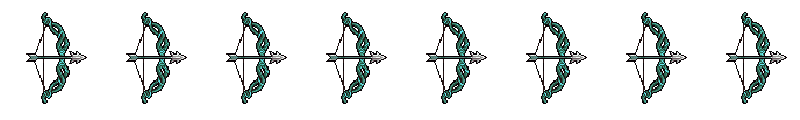
#> input picture design/pixel/concept-sheet-1-new/animated/item-bow-epic-1-teal.png, 800 x 120 px
$ python fit_blade.py animated/item-bow-epic-1-teal.png animated/evo-soul_reaper-0-base.png
#> lines starting #> are read from the running program, lines starting #| are printed output that depends on the picture; after the words box and inside, x2 and y2 are one past the last pixel; in counts of white or black regions, pixels touching at a corner belong together
#> in main, a is the input picture: shape (120, 800, 4); mean R, G, B, A 5.3, 8.2, 7.5, 29.9
"""Fits the blade path the live motion runs along (a cubic spine plus half-width) to a sprite.

Reads a sprite's 'blade' pixels (a colour test per sprite), orders them along their principal curve,
least-squares fits a cubic bezier (chord-length parameters, endpoints kept) and prints the four control
points in item-box units (2 units per sprite pixel) and the base half-width, ready for makeBlade in
art/vector/items.ts (EVOLUTION_GEO).

Usage: py fit_blade.py <sprite.png> <soul_reaper|flameblade|dagger|hammer> [--plot out.png]
"""
from __future__ import annotations
import sys
import numpy as np
from PIL import Image
from scipy import ndimage
from skimage import measure, morphology

def blade_mask(a: np.ndarray, kind: str) -> np.ndarray:
#> called with kind = 'animated/evo-soul_reaper-0-base.png'
    rgb = a[..., :3].astype(int); op = a[..., 3] > 0
#> after `op = a[..., 3] > 0`:
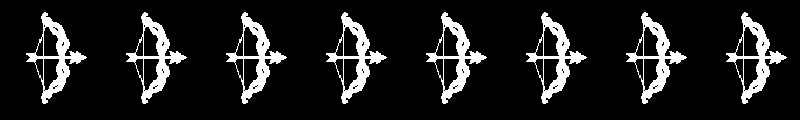
#> op: shape (120, 800) bool; 11.7% white; 8 white regions, largest, box (x1, y1, x2, y2) and area: (26, 12, 87, 104) 1408, (126, 12, 187, 104) 1408, (226, 12, 287, 104) 1408
    r, g, b = rgb[..., 0], rgb[..., 1], rgb[..., 2]
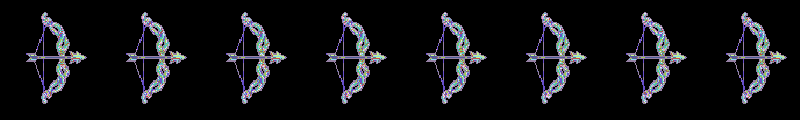
#> r: shape (120, 800) int64; 17 distinct labels, from 0 to 242; one colour per label, 0 black
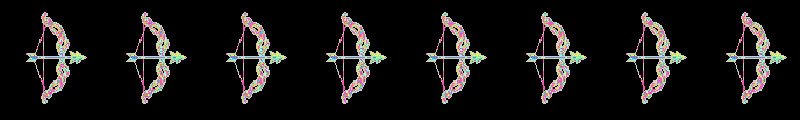
#> g: shape (120, 800) int64; 17 distinct labels, from 0 to 241; one colour per label, 0 black
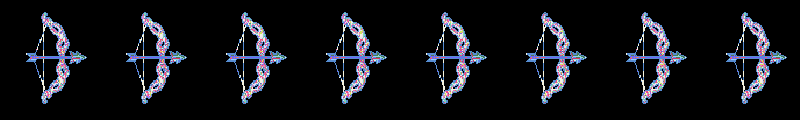
#> b: shape (120, 800) int64; 17 distinct labels, from 0 to 245; one colour per label, 0 black
    lum = (0.3 * r + 0.59 * g + 0.11 * b)
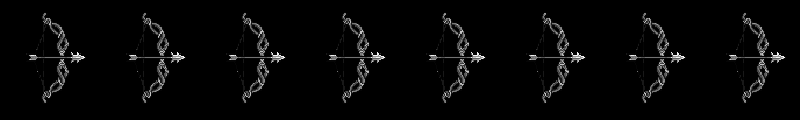
#> lum: shape (120, 800) float64; min 0, max 241.1, mean 7.2
    white = (rgb == 255).all(-1)
#> white: shape (120, 800) bool; every value is 0
    if kind == "soul_reaper":   # pale steel blade: light, slightly blue/grey
        return op & ~white & (lum > 150) & (b >= r - 5)
    if kind == "flameblade":    # the flame blade: warm, bright
        return op & (r > 200) & (g > 90) & (b < 140)
    if kind == "dagger":        # violet blades
        return op & (b > 150) & (r > 100) & (g < 120)
    return op & (lum > 90)      # hammer: bronze head/handle
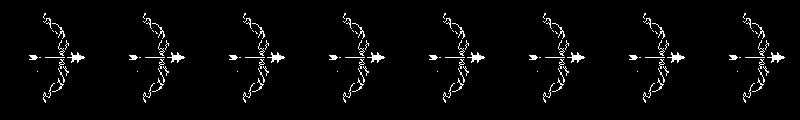
#> returned value: shape (120, 800) bool; 3.2% white in thin lines or dots, all inside (x1, y1, x2, y2) = (29, 13, 785, 103)

def main() -> None:
    a = np.array(Image.open(sys.argv[1]).convert("RGBA"))
    m = blade_mask(a, sys.argv[2])
    m = morphology.remove_small_objects(m, 12)
#> m: shape (120, 800) bool; 1.4% white; 40 white regions (16 under 20 px), largest, box (x1, y1, x2, y2) and area: (67, 52, 85, 63) 81, (167, 52, 185, 63) 81, (267, 52, 285, 63) 81
    lab = measure.label(m, connectivity=2)
#> lab: shape (120, 800) int32; 41 distinct labels, from 0 to 40
    if lab.max() == 0: print("no blade pixels"); return
    for k, region in enumerate(sorted(measure.regionprops(lab), key=lambda r: -r.area)[: 2 if sys.argv[2] == "dagger" else 1]):
        mm = lab == region.label
        sk = morphology.skeletonize(mm)
        ys, xs = np.nonzero(sk)
        pts = np.column_stack([xs, ys]).astype(float)
        # order along the curve: start at one end of the skeleton (farthest from centroid), walk nearest-neighbour
        c = pts.mean(0); start = pts[np.argmax(((pts - c) ** 2).sum(1))]
        order = [start]; left = list(map(tuple, pts)); left.remove(tuple(start))
        while left:
            d = [((np.array(p) - order[-1]) ** 2).sum() for p in left]
            j = int(np.argmin(d))
            if d[j] > 36: break
            order.append(np.array(left.pop(j)))
        P = np.array(order)
        if len(P) < 6: print("skeleton too short"); continue
        t = np.concatenate([[0], np.cumsum(np.hypot(*np.diff(P, axis=0).T))]); t /= t[-1]
        B = np.column_stack([(1 - t) ** 3, 3 * t * (1 - t) ** 2, 3 * t ** 2 * (1 - t), t ** 3])
        p0, p3 = P[0], P[-1]
        rhs = P - np.outer(B[:, 0], p0) - np.outer(B[:, 3], p3)
        sol, *_ = np.linalg.lstsq(B[:, 1:3], rhs, rcond=None)
        ctrl = np.vstack([p0, sol[0], sol[1], p3])
        dist = ndimage.distance_transform_edt(mm)
        w0 = float(np.percentile(dist[sk], 85))
        print(f"blade {k}: spine px {np.round(ctrl).astype(int).tolist()}  -> item units {np.round(ctrl * 2).astype(int).tolist()}  half-width px {w0:.1f} (units {2*w0:.0f}) len {len(P)}")
#> this loop made 1 pass
#> (c, ctrl, w0) on pass 1: ([74.71, 56.71], [[83, 57], [70.26, 50.05], [64.93, 61.45], [77, 58]], 2.77)
#| blade 0: spine px [[83, 57], [70, 50], [65, 61], [77, 58]]  -> item units [[166, 114], [141, 100], [130, 123], [154, 116]]  half-width px 2.8 (units 6) len 35
#> pass 1, in main, `mm = lab == region.label`:
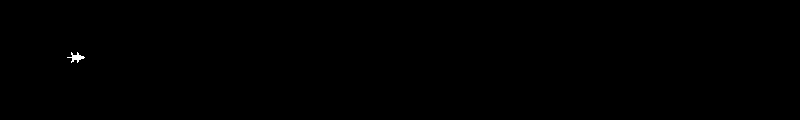
#> mm: shape (120, 800) bool; 0.08% white; 1 white region, box (x1, y1, x2, y2) and area: (67, 52, 85, 63) 81

if __name__ == "__main__":
    main()
